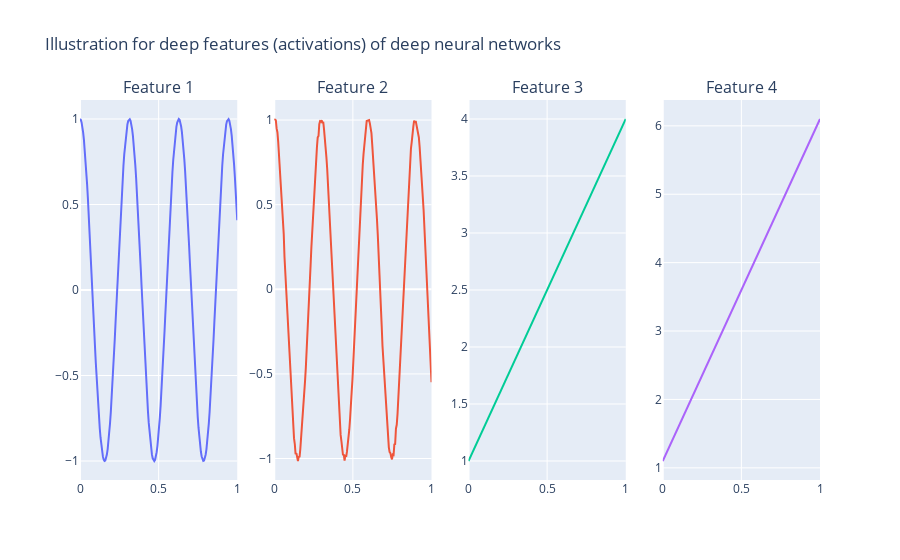

Notebook source saved alongside this figure:
### Markdown cell above
Extracting groups (or clusters) of similar activations is achieved through three steps. First, we feed multiple audio samples to the model, and record the outputs of each activation for which we want to compute clusters. Then, for a given layer, we compute the cross-similarity between each activations. Precisely, for a given input, the output of a specific activation will be a set of multiple features $f_1, f_2, ..., f_N$. We define a similarity function $s$, which takes two features as inputs, and returns a similarity score between those two. Namely, two identical features will produce $s(f_i, f_j)=1$, whereas completely uncorrelated features will have a score of 0

### Code cell
# Example 
t = torch.linspace(0, 1, 200).unsqueeze(0)
feature_1 = torch.cos(20*t)
feature_2 = torch.cos(21*t)+.01*torch.randn_like(feature_1)
feature_3 = 3*t+1
feature_4 = 5*t+1.1

fig = make_subplots(rows=1, cols=4, subplot_titles=[f'Feature {idx+1}' for idx in range(4)])
for idx, feature in enumerate([feature_1, feature_2, feature_3, feature_4]):
    fig.add_trace(
        go.Scatter(
            y=feature.squeeze().numpy(), 
            x=t.squeeze().numpy(), 
            name = f'Feature {idx+1}'
            ), 
        row=1, col=idx+1)
fig.update_layout(showlegend=False, title='Illustration for deep features (activations) of deep neural networks')
fig.show()

### Figure 1 — Plotly figure (JSON) as saved in the notebook; plotly's stock layout.template omitted (floating-point values rounded to 4 significant figures; data arrays with more than 128 entries replaced by an {"elided": "..."} marker saying what was removed)
{"data": [{"name": "Feature 1", "type": "scatter", "x": {"elided": "200 float values"}, "xaxis": "x", "y": {"elided": "200 float values"}, "yaxis": "y"}, {"name": "Feature 2", "type": "scatter", "x": {"elided": "200 float values"}, "xaxis": "x2", "y": {"elided": "200 float values"}, "yaxis": "y2"}, {"name": "Feature 3", "type": "scatter", "x": {"elided": "200 float values"}, "xaxis": "x3", "y": {"elided": "200 float values"}, "yaxis": "y3"}, {"name": "Feature 4", "type": "scatter", "x": {"elided": "200 float values"}, "xaxis": "x4", "y": {"elided": "200 float values"}, "yaxis": "y4"}], "layout": {"annotations": [{"font": {"size": 16}, "showarrow": false, "text": "Feature 1", "x": 0.1062, "xanchor": "center", "xref": "paper", "y": 1, "yanchor": "bottom", "yref": "paper"}, {"font": {"size": 16}, "showarrow": false, "text": "Feature 2", "x": 0.3688, "xanchor": "center", "xref": "paper", "y": 1, "yanchor": "bottom", "yref": "paper"}, {"font": {"size": 16}, "showarrow": false, "text": "Feature 3", "x": 0.6313, "xanchor": "center", "xref": "paper", "y": 1, "yanchor": "bottom", "yref": "paper"}, {"font": {"size": 16}, "showarrow": false, "text": "Feature 4", "x": 0.8938, "xanchor": "center", "xref": "paper", "y": 1, "yanchor": "bottom", "yref": "paper"}], "showlegend": false, "title": {"text": "Illustration for deep features (activations) of deep neural networks"}, "xaxis": {"anchor": "y", "domain": [0, 0.2125]}, "xaxis2": {"anchor": "y2", "domain": [0.2625, 0.475]}, "xaxis3": {"anchor": "y3", "domain": [0.525, 0.7375]}, "xaxis4": {"anchor": "y4", "domain": [0.7875, 1]}, "yaxis": {"anchor": "x", "domain": [0, 1]}, "yaxis2": {"anchor": "x2", "domain": [0, 1]}, "yaxis3": {"anchor": "x3", "domain": [0, 1]}, "yaxis4": {"anchor": "x4", "domain": [0, 1]}}}
